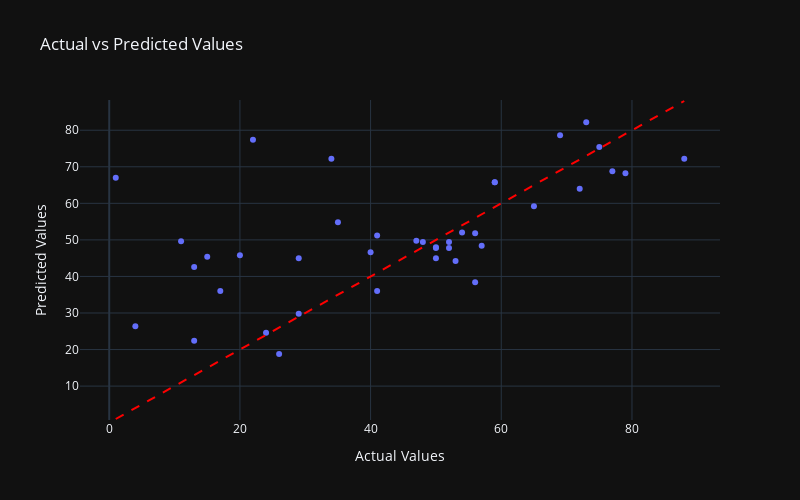

Write notebook code for a chart like this one.
### Code cell
results_df = pl.DataFrame({
    'Actual': y_test.to_list(),
    'Predicted': predictions
})

# Scatter plot
fig_actual_vs_pred = px.scatter(
    results_df,
    x='Actual',
    y='Predicted',
    title='Actual vs Predicted Values',
    labels={'Actual': 'Actual Values', 'Predicted': 'Predicted Values'},
    width=800,
    height=500
)

fig_actual_vs_pred.add_shape(
    type='line',
    x0=results_df['Actual'].min(),
    y0=results_df['Actual'].min(),
    x1=results_df['Actual'].max(),
    y1=results_df['Actual'].max(),
    line=dict(color='red', dash='dash')
)

fig_actual_vs_pred.show()

### Figure 1 — Plotly figure (JSON) as saved in the notebook; plotly's stock layout.template omitted (floating-point values rounded to 4 significant figures)
{"data": [{"hovertemplate": "Actual Values=%{x}<br>Predicted Values=%{y}<extra></extra>", "legendgroup": "", "marker": {"color": "#636efa", "symbol": "circle"}, "mode": "markers", "name": "", "orientation": "v", "showlegend": false, "x": [52, 79, 4, 1, 11, 50, 47, 13, 13, 65, 50, 15, 75, 52, 24, 69, 50, 20, 41, 59, 29, 35, 22, 40, 59, 56, 57, 48, 77, 34, 72, 29, 41, 54, 17, 56, 88, 73, 26, 53], "xaxis": "x", "y": [49.4, 68.2, 26.4, 67.0, 49.6, 48.0, 49.8, 42.6, 22.4, 59.2, 45.0, 45.4, 75.4, 47.8, 24.6, 78.6, 47.8, 45.8, 51.2, 65.8, 45.0, 54.8, 77.4, 46.6, 65.8, 51.8, 48.4, 49.4, 68.8, 72.2, 64.0, 29.8, 36.0, 52.0, 36.0, 38.4, 72.2, 82.2, 18.8, 44.2], "yaxis": "y", "type": "scatter"}], "layout": {"xaxis": {"anchor": "y", "domain": [0.0, 1.0], "title": {"text": "Actual Values"}}, "yaxis": {"anchor": "x", "domain": [0.0, 1.0], "title": {"text": "Predicted Values"}}, "legend": {"tracegroupgap": 0}, "title": {"text": "Actual vs Predicted Values"}, "height": 500, "width": 800, "shapes": [{"line": {"color": "red", "dash": "dash"}, "type": "line", "x0": 1, "x1": 88, "y0": 1, "y1": 88}]}}
